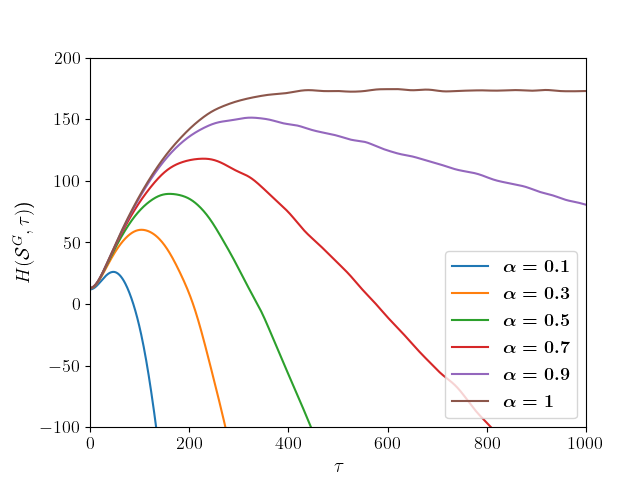

The Python source for this figure:
import matplotlib
from mpl_toolkits import mplot3d
import csv
# import seaborn as sns
import numpy as np
import matplotlib.pyplot as plt
from scipy.stats import gaussian_kde
from scipy.stats import norm
from scipy.ndimage.filters import gaussian_filter1d
from matplotlib import rc

H1 = []
H2 = []
H3 = []
H4 = []
H5 = []
H6 = []
H7 = []
H8 = []

with open('/home/rishab/Risk-Aware-TSP/plots/stochastic_info_path_stochastic_budget/H_vs_tau.csv', 'r') as file:
    reader = csv.reader(file)
    c = 0
    for row in reader:
        c+=1
        num=-1
        for r in row:
            temp = ''
            for t in r:
                if t!=';' and t!='\n' and t!='':
                    temp = temp + t
                else:
                    num+=1
                    temp = float(temp)
                    print(c, num)
                    if c==1:
                        H1.append(temp)
                    if c==2:
                        H2.append(temp)
                    if c==3:
                        H3.append(temp)
                    if c==4:
                        H4.append(temp)
                    if c==5:
                        H5.append(temp)
                    if c==6:
                        H6.append(temp)
                    if c==7:
                        H7.append(temp)
                    if c==8:
                        H8.append(temp)
                    temp = ''
x = []

matplotlib.rcParams['mathtext.fontset'] = 'dejavuserif'
matplotlib.rcParams['font.size'] = '13'
rc('text', usetex=True)
fig, ax = plt.subplots()
for i in range(0, 5000, 1):
    x.append(i)
x = np.array(x)
plt.ylim(-100, 200)
plt.xlim(0, 1000)

ysmoothed1 = gaussian_filter1d(H1, sigma=17)
ysmoothed2 = gaussian_filter1d(H2, sigma=17)
ysmoothed3 = gaussian_filter1d(H3, sigma=17)
ysmoothed4 = gaussian_filter1d(H4, sigma=17)
ysmoothed5 = gaussian_filter1d(H5, sigma=17)
ysmoothed6 = gaussian_filter1d(H6, sigma=17)
ysmoothed7 = gaussian_filter1d(H7, sigma=17)
# plt.plot(x, ysmoothed1, label=r"$\alpha = 0.1$")
plt.plot(x, ysmoothed2, label=r"\boldmath$\alpha = 0.1$")
plt.plot(x, ysmoothed3, label=r"\boldmath$\alpha = 0.3$")
plt.plot(x, ysmoothed4, label=r"\boldmath$\alpha = 0.5$")
plt.plot(x, ysmoothed5, label=r"\boldmath$\alpha = 0.7$")
plt.plot(x, ysmoothed6, label=r"\boldmath$\alpha = 0.9$")
plt.plot(x, ysmoothed7, label=r"\boldmath$\alpha = 1$")
ax.set_xlabel(r"$\tau$", fontsize=14)
ax.set_ylabel(r"$H(\mathcal{S}^{G}, \tau)$", fontsize=14)
ax.legend()
plt.show()
